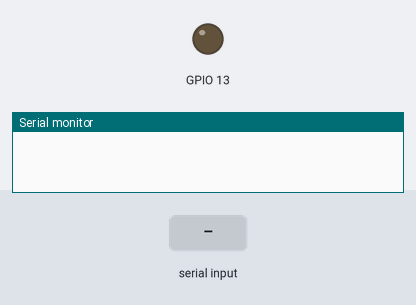
The sketch below on a simulated ESP32. On the bench: output pins drawn as LEDs (lit = HIGH), the last lines printed to the serial monitor. Dashed ring = blinking. Inputs (shaded band) come from the test bench. The camera gives no picture.

Above: at 0.0 s.
At 1.65 s:
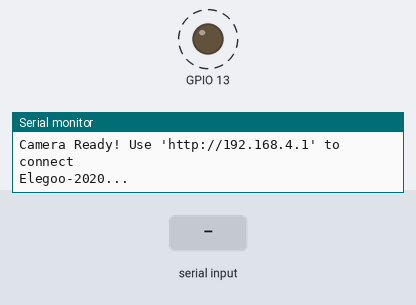
1.7 s: "{BT_detection}" received over the second serial link
Timing chart, 0 to 10.7 s (numbered marks = the images above; inputs shaded):
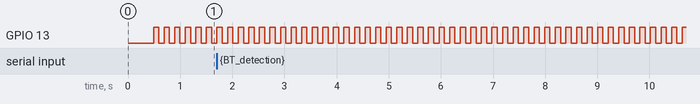

Measured:
- by itself, GPIO 13: alternates HIGH for 0.10 s and LOW for 0.10 s

The sketch:

NanodeCamera.ino
```cpp
#include "Nanode_CameraWebServer_AP.h"
#include <WiFi.h>
#include "esp_camera.h"
WiFiServer server(100);

#define RXD2 33
#define TXD2 4
Nanode_CameraWebServer_AP Nanode_CameraWebServerAP;

bool WA_en = false;

void SocketServer_Test(void)
{
  static bool ED_client = true;
  WiFiClient client = server.available();
  if (client)
  {
    WA_en = true;
    ED_client = true;
    Serial.println("[Client connected]");
    String readBuff;
    String sendBuff;
    uint8_t Heartbeat_count = 0;
    bool Heartbeat_status = false;
    bool data_begin = true;
    while (client.connected())
    {
      if (client.available())
      {
        char c = client.read();
        Serial.print(c);
        if (true == data_begin && c == '{')
        {
          data_begin = false;
        }
        if (false == data_begin && c != ' ')
        {
          readBuff += c;
        }
        if (false == data_begin && c == '}')
        {
          data_begin = true;
          if (true == readBuff.equals("{Heartbeat}"))
          {
            Heartbeat_status = true;
          }
          else
          {
            Serial2.print(readBuff);
          }

          readBuff = "";
        }
      }
      if (Serial2.available())
      {
        char c = Serial2.read();
        sendBuff += c;
        if (c == '}')
        {
          client.print(sendBuff);
          Serial.print(sendBuff);
          sendBuff = "";
        }
      }

      static unsigned long Heartbeat_time = 0;
      if (millis() - Heartbeat_time > 1000)
      {
        client.print("{Heartbeat}");
        if (true == Heartbeat_status)
        {
          Heartbeat_status = false;
          Heartbeat_count = 0;
        }
        else if (false == Heartbeat_status)
        {
          Heartbeat_count += 1;
        }
        if (Heartbeat_count > 3)
        {
          Heartbeat_count = 0;
          Heartbeat_status = false;
          break;
        }
        Heartbeat_time = millis();
      }
      static unsigned long Test_time = 0;
      if (millis() - Test_time > 1000)
      {
        Test_time = millis();
        if (0 == (WiFi.softAPgetStationNum()))
        {
          Serial2.print("{\"N\":100}");
          break;
        }
      }
    }
    Serial2.print("{\"N\":100}");
    client.stop();
    Serial.println("[Client disconnected]");
  }
  else
  {
    if (ED_client == true)
    {
      ED_client = false;
      Serial2.print("{\"N\":100}");
    }
  }
}

void FactoryTest(void)
{
  static String readBuff;
  String sendBuff;
  if (Serial2.available())
  {
    char c = Serial2.read();
    readBuff += c;
    if (c == '}')
    {
      if (true == readBuff.equals("{BT_detection}"))
      {
        Serial2.print("{BT_OK}");
        Serial.println("Factory...");
      }
      else if (true == readBuff.equals("{WA_detection}"))
      {
        Serial2.print("{");
        Serial2.print(Nanode_CameraWebServerAP.wifi_name);
        Serial2.print("}");
        Serial.println("Factory...");
      }
      readBuff = "";
    }
  }
  {
    if ((WiFi.softAPgetStationNum()))
    {
      if (true == WA_en)
      {
        digitalWrite(13, LOW);
        Serial2.print("{WA_OK}");
        WA_en = false;
      }
    }
    else
    {

      static unsigned long Test_time;
      static bool en = true;
      if (millis() - Test_time > 100)
      {
        if (false == WA_en)
        {
          Serial2.print("{WA_NO}");
          WA_en = true;
        }
        if (en == true)
        {
          en = false;
          digitalWrite(13, HIGH);
        }
        else
        {
          en = true;
          digitalWrite(13, LOW);
        }
        Test_time = millis();
      }
    }
  }
}
void setup()
{
  Serial.begin(9600);
  Serial2.begin(9600, SERIAL_8N1, RXD2, TXD2);
  //http://192.168.4.1/control?var=framesize&val=3
  //http://192.168.4.1/Test?var=
  Nanode_CameraWebServerAP.Nanode_CameraWebServer_AP_Init();
  server.begin();
  delay(100);

  pinMode(13, OUTPUT);
  digitalWrite(13, HIGH);
  Serial.println("Elegoo-2020...");
  Serial2.print("{Factory}");
}
void loop()
{
  SocketServer_Test();
  FactoryTest();
}
```

Nanode_CameraWebServer_AP.cpp
```cpp
#define CAMERA_MODEL_M5STACK_WIDE


#include "Nanode_CameraWebServer_AP.h"
#include "camera_pins.h"
#include "esp_system.h"


void startCameraServer();
void Nanode_CameraWebServer_AP::Nanode_CameraWebServer_AP_Init(void)
{
  camera_config_t config;
  config.ledc_channel = LEDC_CHANNEL_0;
  config.ledc_timer = LEDC_TIMER_0;
  config.pin_d0 = Y2_GPIO_NUM;
  config.pin_d1 = Y3_GPIO_NUM;
  config.pin_d2 = Y4_GPIO_NUM;
  config.pin_d3 = Y5_GPIO_NUM;
  config.pin_d4 = Y6_GPIO_NUM;
  config.pin_d5 = Y7_GPIO_NUM;
  config.pin_d6 = Y8_GPIO_NUM;
  config.pin_d7 = Y9_GPIO_NUM;
  config.pin_xclk = XCLK_GPIO_NUM;
  config.pin_pclk = PCLK_GPIO_NUM;
  config.pin_vsync = VSYNC_GPIO_NUM;
  config.pin_href = HREF_GPIO_NUM;
  config.pin_sscb_sda = SIOD_GPIO_NUM;
  config.pin_sscb_scl = SIOC_GPIO_NUM;
  config.pin_pwdn = PWDN_GPIO_NUM;
  config.pin_reset = RESET_GPIO_NUM;
  config.xclk_freq_hz = 10000000;
  config.pixel_format = PIXFORMAT_JPEG;

  if (psramFound())
  {
    config.frame_size = FRAMESIZE_UXGA;
    config.jpeg_quality = 10;
    config.fb_count = 2;
  }
  else
  {
    config.frame_size = FRAMESIZE_SVGA;
    config.jpeg_quality = 12;
    config.fb_count = 1;
  }

#if defined(CAMERA_MODEL_ESP_EYE)
  pinMode(13, INPUT_PULLUP);
  pinMode(14, INPUT_PULLUP);
#endif

  esp_err_t err = esp_camera_init(&config);
  if (err != ESP_OK)
  {
    Serial.printf("Camera init failed with error 0x%x", err);
    return;
  }
  sensor_t *s = esp_camera_sensor_get();

  s->set_framesize(s, FRAMESIZE_SVGA);

#if defined(CAMERA_MODEL_M5STACK_WIDE)
  s->set_vflip(s, 0);
  s->set_hmirror(s, 1);
#endif
  s->set_vflip(s, 0);
  s->set_hmirror(s, 0);

  Serial.println("\r\n");

  uint64_t chipid = ESP.getEfuseMac();
  char string[10];
  sprintf(string, "%04X", (uint16_t)(chipid >> 32));
  String mac0_default = String(string);
  sprintf(string, "%08X", (uint32_t)chipid);
  String mac1_default = String(string);
  String url = ssid + mac0_default + mac1_default;
  const char *mac_default = url.c_str();

  Serial.println(":----------------------------:");
  Serial.print("wifi_name:");
  Serial.println(mac_default);
  Serial.println(":----------------------------:");
  wifi_name = mac0_default + mac1_default;

  WiFi.setTxPower(WIFI_POWER_19_5dBm);
  WiFi.mode(WIFI_AP);
  WiFi.softAP(mac_default, password, 9);
  startCameraServer();

  Serial.print("Camera Ready! Use 'http://");
  Serial.print(WiFi.softAPIP());
  Serial.println("' to connect");
}
```

Nanode_CameraWebServer_AP.h
```cpp
#ifndef _CameraWebServer_AP_H
#define _CameraWebServer_AP_H
#include "esp_camera.h"
#include <WiFi.h>

class Nanode_CameraWebServer_AP
{

public:
  void Nanode_CameraWebServer_AP_Init(void);
  String wifi_name;

private:

  char *ssid = "ELEGOO-";
  //char *password = "elegoo2020";
  char *password = "CSCIU310Project2022";
};

#endif
```

camera_pins.h
```cpp
#if defined(CAMERA_MODEL_WROVER_KIT)
#define PWDN_GPIO_NUM    -1
#define RESET_GPIO_NUM   -1
#define XCLK_GPIO_NUM    21
#define SIOD_GPIO_NUM    26
#define SIOC_GPIO_NUM    27

#define Y9_GPIO_NUM      35
#define Y8_GPIO_NUM      34
#define Y7_GPIO_NUM      39
#define Y6_GPIO_NUM      36
#define Y5_GPIO_NUM      19
#define Y4_GPIO_NUM      18
#define Y3_GPIO_NUM       5
#define Y2_GPIO_NUM       4
#define VSYNC_GPIO_NUM   25
#define HREF_GPIO_NUM    23
#define PCLK_GPIO_NUM    22

#elif defined(CAMERA_MODEL_ESP_EYE)
#define PWDN_GPIO_NUM    -1
#define RESET_GPIO_NUM   -1
#define XCLK_GPIO_NUM    4
#define SIOD_GPIO_NUM    18
#define SIOC_GPIO_NUM    23

#define Y9_GPIO_NUM      36
#define Y8_GPIO_NUM      37
#define Y7_GPIO_NUM      38
#define Y6_GPIO_NUM      39
#define Y5_GPIO_NUM      35
#define Y4_GPIO_NUM      14
#define Y3_GPIO_NUM      13
#define Y2_GPIO_NUM      34
#define VSYNC_GPIO_NUM   5
#define HREF_GPIO_NUM    27
#define PCLK_GPIO_NUM    25

#elif defined(CAMERA_MODEL_M5STACK_PSRAM)
#define PWDN_GPIO_NUM     -1
#define RESET_GPIO_NUM    15
#define XCLK_GPIO_NUM     27
#define SIOD_GPIO_NUM     25
#define SIOC_GPIO_NUM     23

#define Y9_GPIO_NUM       19
#define Y8_GPIO_NUM       36
#define Y7_GPIO_NUM       18
#define Y6_GPIO_NUM       39
#define Y5_GPIO_NUM        5
#define Y4_GPIO_NUM       34
#define Y3_GPIO_NUM       35
#define Y2_GPIO_NUM       32
#define VSYNC_GPIO_NUM    22
#define HREF_GPIO_NUM     26
#define PCLK_GPIO_NUM     21

#elif defined(CAMERA_MODEL_M5STACK_WIDE)
#define PWDN_GPIO_NUM     -1
#define RESET_GPIO_NUM    15
#define XCLK_GPIO_NUM     27
#define SIOD_GPIO_NUM     22
#define SIOC_GPIO_NUM     23

#define Y9_GPIO_NUM       19
#define Y8_GPIO_NUM       36
#define Y7_GPIO_NUM       18
#define Y6_GPIO_NUM       39
#define Y5_GPIO_NUM        5
#define Y4_GPIO_NUM       34
#define Y3_GPIO_NUM       35
#define Y2_GPIO_NUM       32
#define VSYNC_GPIO_NUM    25
#define HREF_GPIO_NUM     26
#define PCLK_GPIO_NUM     21

#elif defined(CAMERA_MODEL_AI_THINKER)
#define PWDN_GPIO_NUM     32
#define RESET_GPIO_NUM    -1
#define XCLK_GPIO_NUM      0
#define SIOD_GPIO_NUM     26
#define SIOC_GPIO_NUM     27

#define Y9_GPIO_NUM       35
#define Y8_GPIO_NUM       34
#define Y7_GPIO_NUM       39
#define Y6_GPIO_NUM       36
#define Y5_GPIO_NUM       21
#define Y4_GPIO_NUM       19
#define Y3_GPIO_NUM       18
#define Y2_GPIO_NUM        5
#define VSYNC_GPIO_NUM    25
#define HREF_GPIO_NUM     23
#define PCLK_GPIO_NUM     22

#else
#error "Camera model not selected"
#endif
```
